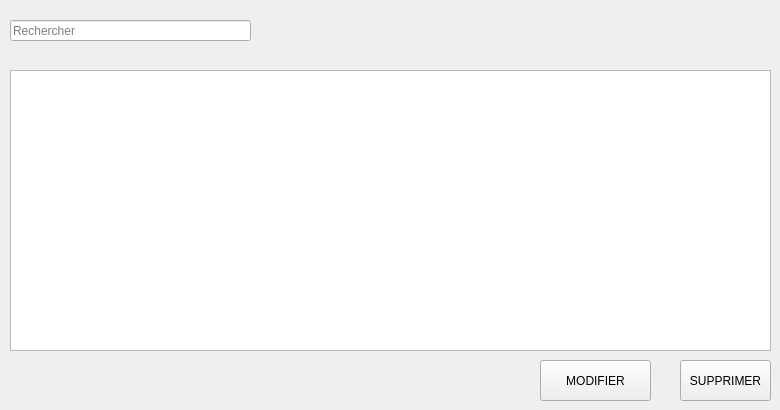
     <widget class="QWidget" name="tab_11">
      <attribute name="title">
       <string>Dashboard</string>
      </attribute>
      <widget class="QPushButton" name="pushButton_9">
       <property name="geometry">
        <rect>
         <x>540</x>
         <y>360</y>
         <width>111</width>
         <height>41</height>
        </rect>
       </property>
       <property name="styleSheet">
        <string notr="true">border-image: url(:/Images/modify.png);</string>
       </property>
       <property name="text">
        <string>MODIFIER</string>
       </property>
      </widget>
      <widget class="QPushButton" name="supp_liv">
       <property name="geometry">
        <rect>
         <x>680</x>
         <y>360</y>
         <width>91</width>
         <height>41</height>
        </rect>
       </property>
       <property name="styleSheet">
        <string notr="true">border-image: url(:/Images/delete.png);</string>
       </property>
       <property name="text">
        <string>SUPPRIMER</string>
       </property>
      </widget>
      <widget class="QTableView" name="tableView_4">
       <property name="geometry">
        <rect>
         <x>10</x>
         <y>70</y>
         <width>761</width>
         <height>281</height>
        </rect>
       </property>
      </widget>
      <widget class="QLineEdit" name="recherche_4">
       <property name="geometry">
        <rect>
         <x>10</x>
         <y>20</y>
         <width>241</width>
         <height>21</height>
        </rect>
       </property>
       <property name="text">
        <string/>
       </property>
       <property name="placeholderText">
        <string>Rechercher</string>
       </property>
      </widget>
      <widget class="QLabel" name="label_25">
       <property name="geometry">
        <rect>
         <x>260</x>
         <y>20</y>
         <width>31</width>
         <height>21</height>
        </rect>
       </property>
       <property name="styleSheet">
        <string notr="true">border-image: url(:/Images/search.png);</string>
       </property>
       <property name="text">
        <string/>
       </property>
      </widget>
      <widget class="QLabel" name="label_29">
       <property name="geometry">
        <rect>
         <x>330</x>
         <y>-20</y>
         <width>121</width>
         <height>111</height>
        </rect>
       </property>
       <property name="styleSheet">
        <string notr="true">border-image: url(:/Images/avatar.png);</string>
       </property>
       <property name="text">
        <string/>
       </property>
      </widget>
     </widget>
